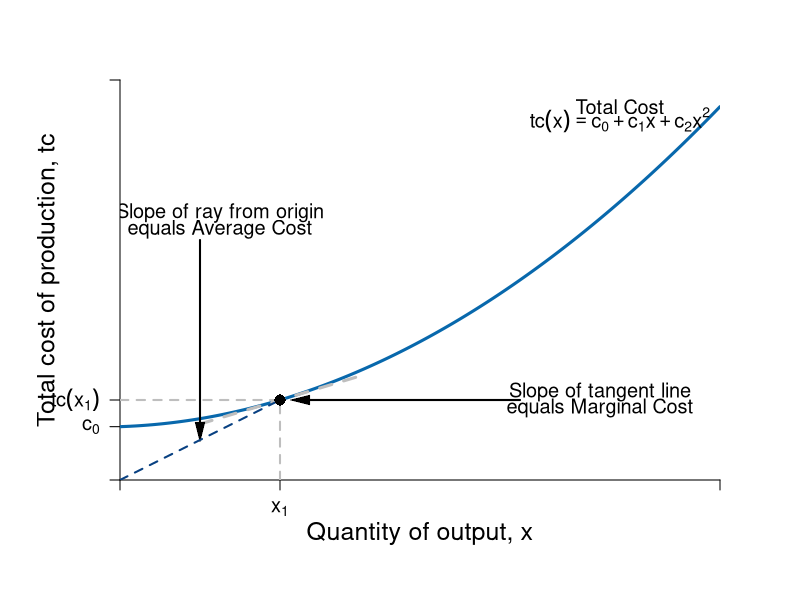

Reproduce this figure in R.
#Graph Designer: Simon Halliday
#Authors: Bowles, Foley and Halliday
#Title: Coordination, Conflict and Competition: A Text in Microeconomics

require(shape)
pdf(file = "firmmarketsupply/total_cost.pdf", width = 9, height = 7)

#Set parameters for graphics
axislabelsize <- 1.5
labelsize <- 1.2
graphlinewidth <- 3
segmentlinewidth <- 2

COL <- c("#7fc97f", "#beaed4", "#fdc086", "#ffff99", "#386cb0", "#f0027f", "#bf5b17", "#666666")
COLA <- c("#99d8c9","#66c2a4","#41ae76", "#238b45", "#005824")
COLB <- c("#4eb3d3", "#2b8cbe", "#0868ac","#084081")

#Edited the margins to cater for the larger LHS labels
par(mar =  c(6, 6, 4, 4))

totalcost <- function(x, c0 = 10, c1 = 2, c2 = 0.5){
  c0 + c1*x + c2*x^2
}

avgcost <- function(x, c0 = 10, c1 = 2, c2 = 0.5){
  totalcost/x
}

marginalcost <- function(x, c1 = 2, c2 = 0.5){
  c1 + 2*c2*x
}

mcline <- function(x, constant = 0.3181472, slope = 0.125){
  constant + slope*x
}

isocost <- function(l, c = 10, w = 1, r = 1) {
  c - (w/r)*l
}


isoquant <- function(l, alpha = 0.5, x = 5) {
  (x / l^alpha)^(1/(1 - alpha))
}

xlims <- c(0, 15)
ylims <- c(0, 15)

npts <- 501 
x <- seq(xlims[1], xlims[2], length.out = npts)
y <- seq(ylims[1], ylims[2], length.out = npts) 
a <- c(13, 16.75, 19.25)

plot(0, 0, xlim = xlims, ylim = ylims, type = "n",
     xlab = expression(paste("")),
     ylab = expression(paste("")), 
     xaxt = "n", 
     yaxt = "n", 
     cex.lab = axislabelsize, 
     bty = "n",
     xaxs="i", 
     yaxs="i")

# ticksy <- seq(from = ylims[1], to = ylims[2], by = 1)
# ylabels <- seq(from = ylims[1], to = ylims[2], by = 1)
# ticksx <- seq(from = xlims[1], to = xlims[2], by = 1)
# xlabels <- seq(from = xlims[1], to = xlims[2], by = 1)
ticksy <- c(0, 2, totalcost(x = 4, c0 = 2, c1 = 0.05, c2 = 0.05), ylims[2])
ylabels <- c(NA, expression(paste(c[0])), expression(paste(tc(x[1]))), NA)
ticksx <- c(0, 4, xlims[2])
xlabels <- c(NA, expression(paste(x[1])), NA)




axis(1, at = ticksx, pos = 0, labels = xlabels, cex.axis = labelsize)
axis(2, at = ticksy, pos = 0, labels = ylabels, las = 1, cex.axis = labelsize)

npts <- 500 
xx1 <- seq(xlims[1], xlims[2], length.out = npts)
xx3 <- seq(2, 6, length.out = npts)

#lines(xx1, bcA(xx1, w = 10, p = 1.5), col = COLB[3], lwd = graphlinewidth)
lines(xx1, totalcost(xx1, c0 = 2, c1 = 0.05, c2 = 0.05), col = COLB[3], lwd = graphlinewidth)
lines(xx3, mcline(xx3, constant = totalcost(x = 4, c0 = 2, c1 = 0.05, c2 = 0.05) - 4*marginalcost(x = 4, c1 = 0.05, c2 = 0.05), slope = marginalcost(x = 4, c1 = 0.05, c2 = 0.05)), col = "gray", lty = 2, lwd = graphlinewidth)

#Label the axes
mtext(expression(paste("Quantity of output, ", x)), side=1, line = 2.5, cex = axislabelsize)
text(-1.8, 0.5*ylims[2], expression(paste("Total cost of production, ",tc)), xpd = TRUE, cex = axislabelsize, srt = 90) 

#Label the cost curve
text(12.5, 14, expression("Total Cost"), cex = labelsize)
text(12.5, 13.5, expression(paste(tc(x) == c[0] + c[1]*x + c[2]*x^2)), cex = labelsize)

#Average Cost
text(2.5, 10, expression(paste("Slope of ray from origin")), cex = labelsize)
text(2.5, 9.4, expression(paste("equals Average Cost")), cex = labelsize)
Arrows(2, 9, 2, 1.8, col = "black", lty = 1, lwd = 2, arr.type = "triangle", arr.lwd = 0.5)

#Marginal Cost
text(12, totalcost(x = 4, c0 = 2, c1 = 0.05, c2 = 0.05) + 0.3, expression(paste("Slope of tangent line")), cex = labelsize)
text(12, totalcost(x = 4, c0 = 2, c1 = 0.05, c2 = 0.05) - 0.3, expression(paste("equals Marginal Cost")), cex = labelsize)
Arrows(10, totalcost(x = 4, c0 = 2, c1 = 0.05, c2 = 0.05), 4.5, totalcost(x = 4, c0 = 2, c1 = 0.05, c2 = 0.05) , col = "black", lty = 1, lwd = 2, arr.type = "triangle", arr.lwd = 0.5)

#Draw segments for average cost
segments(0, totalcost(x = 4, c0 = 2, c1 = 0.05, c2 = 0.05), 4, totalcost(x = 4, c0 = 2, c1 = 0.05, c2 = 0.05), lty = 2, col = "gray" , lwd = segmentlinewidth)
segments(4, 0, 4, totalcost(x = 4, c0 = 2, c1 = 0.05, c2 = 0.05), lty = 2, col = "gray" , lwd = segmentlinewidth)
segments(0, 0, 4, totalcost(x = 4, c0 = 2, c1 = 0.05, c2 = 0.05), lty = 2, col = COLB[4] , lwd = segmentlinewidth)
points(4, totalcost(x = 4, c0 = 2, c1 = 0.05, c2 = 0.05), pch = 16, col = "black", cex = 1.5)


dev.off()
